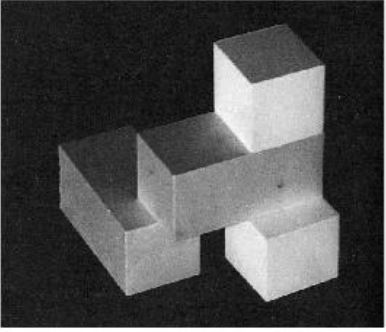
#> input picture Assign23/Blocks.jpg, 386 x 332 px
$ python edge.py
#> lines starting #> are read from the running program, lines starting #| are printed output that depends on the picture
import cv2
import numpy as np
from matplotlib import pyplot as plt

def plot(img, filt_img):
    # rows -> 1, cols -> 2, index -> 1
    plt.subplot(121), plt.imshow(img, cmap='gray'), plt.title('Original')
    plt.xticks([]), plt.yticks([])
    plt.subplot(122), plt.imshow(filt_img, cmap='gray'), plt.title('Edges')
    plt.xticks([]), plt.yticks([])

    plt.show()

def smooth(img):
    #kernel = np.ones((3, 3), np.float32) / 9
    img = cv2.blur(img, (3, 3))
    return img

# four directions along diagonals
def sobel(img):
    # sobel -> diagonal 1
    kernel = np.zeros((3, 3))
    kernel[0][0] = 2
    kernel[0][1] = 1
    kernel[1][0] = 1

    kernel[2][2] = -2
    kernel[1][2] = -1
    kernel[2][1] = -1

    filt_img1 = cv2.filter2D(img, -1, kernel)
    #plot(img, abs(filt_img1))

    # sobel -> diagonal 2
    kernel = np.zeros((3, 3))
    kernel[0][2] = 2
    kernel[0][1] = 1
    kernel[1][2] = 1

    kernel[2][0] = -2
    kernel[2][1] = -1
    kernel[1][0] = -1

    filt_img2 = cv2.filter2D(img, -1, kernel)
    #plot(img, abs(filt_img2))

    # sobel -> diagonal -1
    kernel = np.zeros((3, 3))
    kernel[0][0] = -2
    kernel[0][1] = -1
    kernel[1][0] = -1

    kernel[2][2] = 2
    kernel[1][2] = 1
    kernel[2][1] = 1

    filt_img3 = cv2.filter2D(img, -1, kernel)
    #plot(img, abs(filt_img1))

    # sobel -> diagonal -2
    kernel = np.zeros((3, 3))
    kernel[0][2] = -2
    kernel[0][1] = -1
    kernel[1][2] = -1

    kernel[2][0] = 2
    kernel[2][1] = 1
    kernel[1][0] = 1

    filt_img4 = cv2.filter2D(img, -1, kernel)

    # image max
    filt_img = np.zeros(filt_img1.shape)
    for i in range(filt_img.shape[0]):
        for j in range(filt_img.shape[1]):
            filt_img[i][j] = max(filt_img1[i][j], filt_img2[i][j],
                                 filt_img3[i][j], filt_img4[i][j])
    return filt_img


# filter size -> 3 x 3
def rotate(filt):
    rot_filt = np.zeros((3, 3))
    # row 0
    rot_filt[0][0] = filt[0][1]
    rot_filt[0][1] = filt[0][2]
    rot_filt[0][2] = filt[1][2]

    #
    rot_filt[1][2] = filt[2][2]
    rot_filt[2][2] = filt[2][1]
    rot_filt[2][1] = filt[2][0]

    #
    rot_filt[2][0] = filt[1][0]
    rot_filt[1][0] = filt[0][0]

    return rot_filt

# don't make size large otherwise features will be lost
def main():
    #img = cv2.imread('../image_1.JPG')
    img = cv2.imread('../Blocks.jpg')
#> img is the input picture: shape (332, 386, 3); min 1, max 255, mean 75
    img = cv2.cvtColor(img, cv2.COLOR_BGR2GRAY)
#> img: shape (332, 386)
    #print(img.shape)

    img = cv2.medianBlur(img, 3)
    #img = smooth(img)

    # laplacian
    kernel = np.ones((3, 3), np.float32)
    kernel[1][1] = -8
    filt_img = cv2.filter2D(img, -1, kernel)
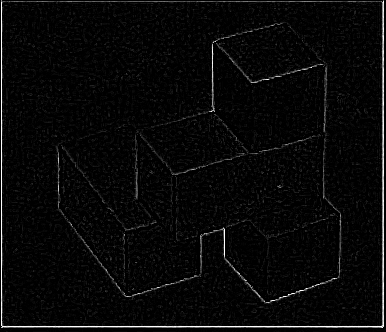
#> filt_img: shape (332, 386); min 0, max 255, mean 8.6
    plot(img, abs(filt_img))
#> in plot, `plt.show()`:
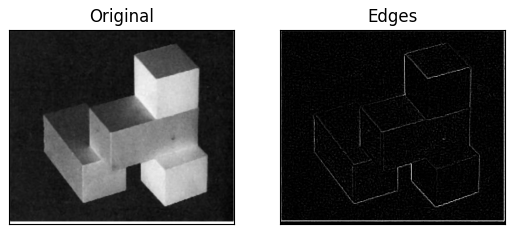
#> figure drawn by matplotlib, 2 panels

    # kirsh kernel
    '''
    kirsh_kernel = np.array([[5, 5, 5], [-3, -0, -3], [-3, -3, -3]], dtype=np.float32)

    for rot in range(2):
        filt = cv2.filter2D(img, -1, kirsh_kernel)
        if len(filt_img) == 0:
            filt_img = filt
        else:
            filt_img = filt_img + filt
        kirsh_kernel = rotate(kirsh_kernel)

    '''
    filt_img = sobel(img)
#> in sobel, `filt_img1 = cv2.filter2D(img, -1, kernel)`:
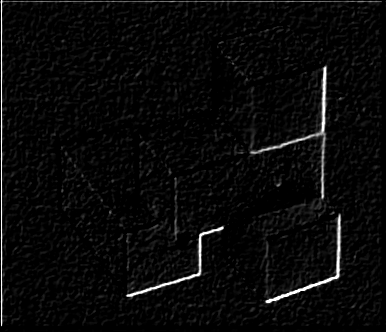
#> filt_img1: shape (332, 386); min 0, max 255, mean 9.3
#> in sobel, `filt_img2 = cv2.filter2D(img, -1, kernel)`:
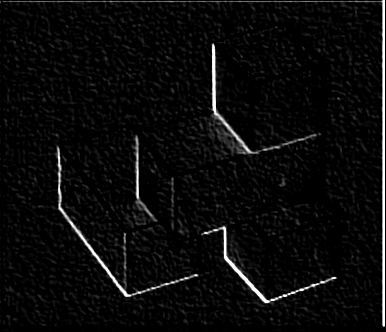
#> filt_img2: shape (332, 386); min 0, max 255, mean 10.5
#> in sobel, `filt_img3 = cv2.filter2D(img, -1, kernel)`:
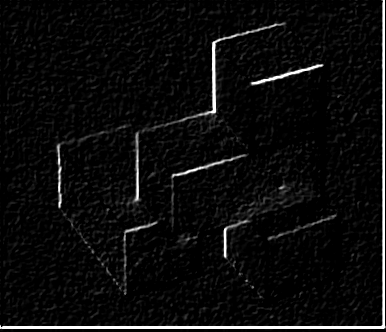
#> filt_img3: shape (332, 386); min 0, max 255, mean 12
#> in sobel, `filt_img4 = cv2.filter2D(img, -1, kernel)`:
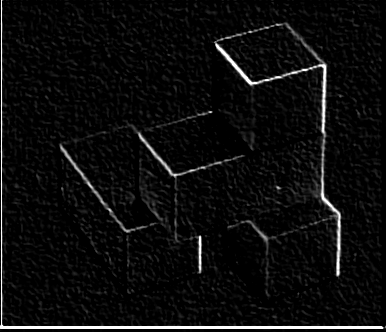
#> filt_img4: shape (332, 386); min 0, max 255, mean 12.2
#> after the loop in sobel, `for i in range(filt_img.shape[0]):`:
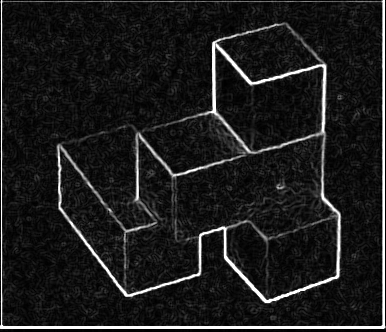
#> filt_img: shape (332, 386) float64; min 0, max 255, mean 28.4
    plot(img, abs(filt_img))
    plt.imsave('Blocks_sobel_med.jpg', abs(filt_img), cmap='gray')


if __name__ == "__main__":
    main()

$ run again, with Assign23/image_1.JPG copied over Assign23/Blocks.jpg
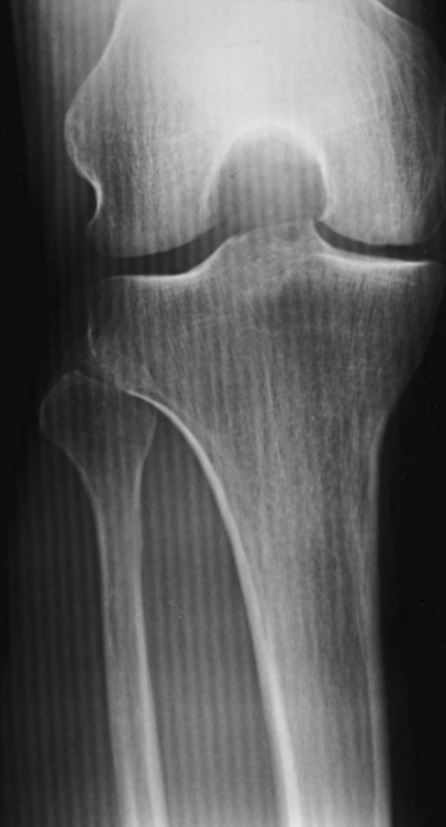
#> input picture Assign23/image_1.JPG, 446 x 827 px
#> in main, img is the input picture: shape (827, 446, 3); min 6, max 229, mean 94.8
#> in plot, `plt.show()`:
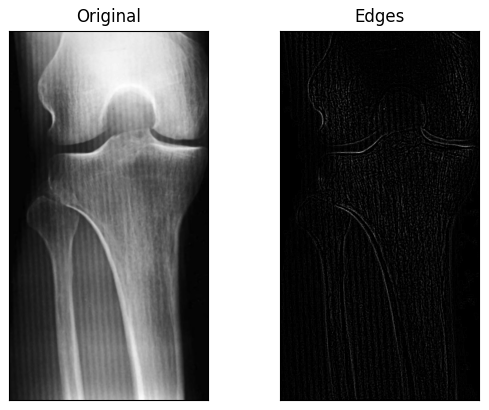
#> figure drawn by matplotlib, 2 panels
#> after the loop in sobel, `for i in range(filt_img.shape[0]):`:
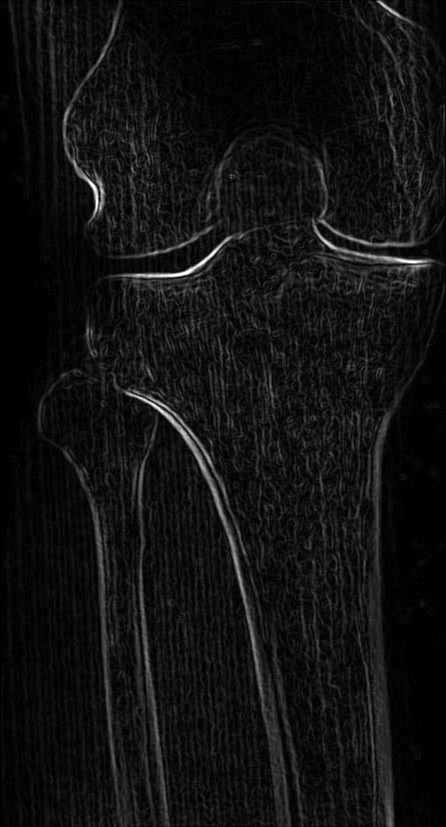
#> filt_img: shape (827, 446) float64; min 0, max 255, mean 17.5

$ run again, with Assign23/Chess.PNG saved as Assign23/Blocks.jpg
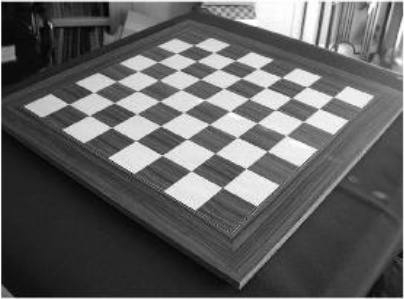
#> input picture Assign23/Chess.PNG, 404 x 299 px
#> in main, img is the input picture: shape (299, 404, 3); min 1, max 255, mean 97.7
#> in sobel, `filt_img4 = cv2.filter2D(img, -1, kernel)`:
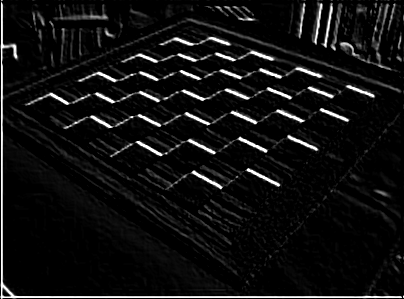
#> filt_img4: shape (299, 404); min 0, max 255, mean 16.4
#> after the loop in sobel, `for i in range(filt_img.shape[0]):`:
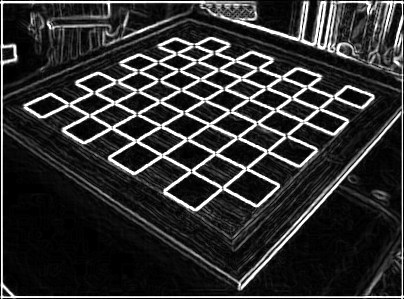
#> filt_img: shape (299, 404) float64; min 0, max 255, mean 48.4
